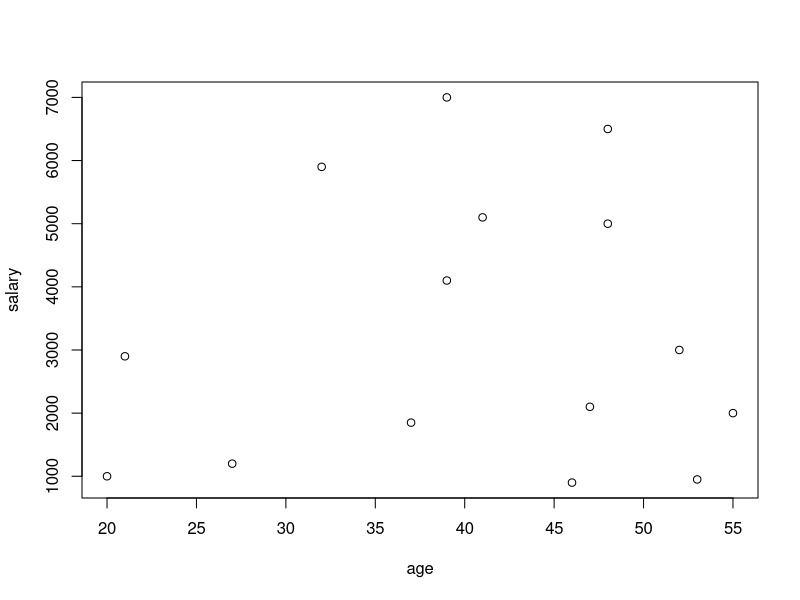
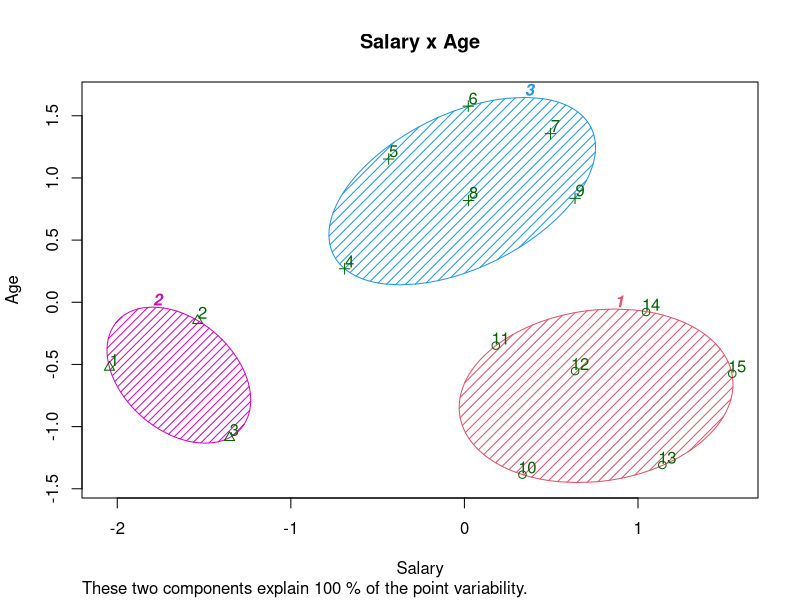

Source code (R) for these figures, in order:
age = c(20,  27,  21,  37,  46, 53, 55,  47,  52,  32,  39,  41,  39,  48,  48)
salary = c(1000,1200,2900,1850,900,950,2000,2100,3000,5900,4100,5100,7000,5000,6500)
base = scale(data.frame(age, salary))

plot(age, salary)

set.seed(1)

kmeans = kmeans(x = base, centers = 3)

centroids = kmeans$centers

predict = kmeans$cluster

library(cluster)

clusplot(base, predict, xlab = 'Salary', ylab = 'Age', main = 'Salary x Age', 
         lines = 0, shade = TRUE, color = TRUE, labels = 2)
